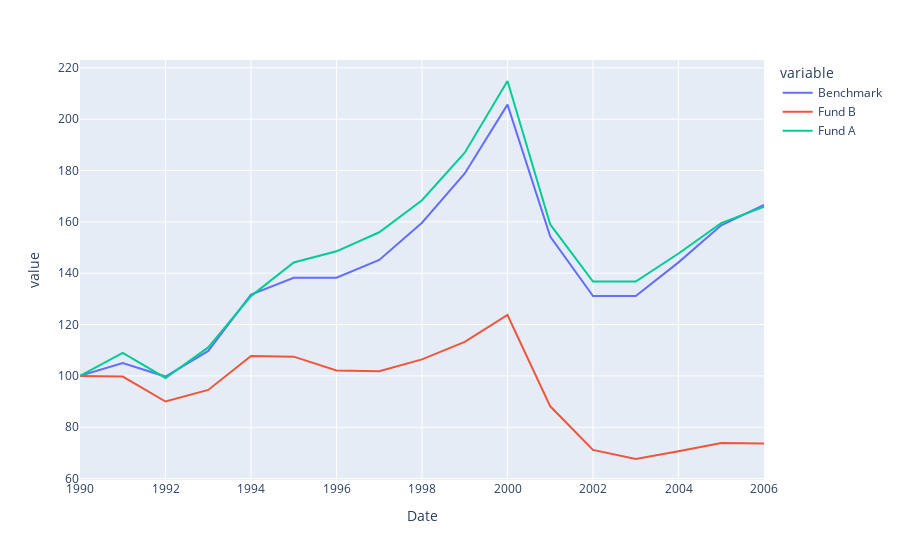

Notebook source saved alongside this figure:
### Code cell
px.line(df)

### Figure 1 — Plotly figure (JSON) as saved in the notebook; plotly's stock layout.template omitted (floating-point values rounded to 4 significant figures)
{"data": [{"hovertemplate": "variable=Benchmark<br>Date=%{x}<br>value=%{y}<extra></extra>", "legendgroup": "Benchmark", "line": {"color": "#636efa", "dash": "solid"}, "marker": {"symbol": "circle"}, "mode": "lines", "name": "Benchmark", "orientation": "v", "showlegend": true, "type": "scatter", "x": [1990, 1991, 1992, 1993, 1994, 1995, 1996, 1997, 1998, 1999, 2000, 2001, 2002, 2003, 2004, 2005, 2006], "xaxis": "x", "y": [100, 105, 99.75, 109.7, 131.7, 138.3, 138.3, 145.2, 159.7, 178.8, 205.7, 154.3, 131.1, 131.1, 144.2, 158.6, 166.6], "yaxis": "y"}, {"hovertemplate": "variable=Fund B<br>Date=%{x}<br>value=%{y}<extra></extra>", "legendgroup": "Fund B", "line": {"color": "#EF553B", "dash": "solid"}, "marker": {"symbol": "circle"}, "mode": "lines", "name": "Fund B", "orientation": "v", "showlegend": true, "type": "scatter", "x": [1990, 1991, 1992, 1993, 1994, 1995, 1996, 1997, 1998, 1999, 2000, 2001, 2002, 2003, 2004, 2005, 2006], "xaxis": "x", "y": [100, 99.75, 90.02, 94.53, 107.8, 107.5, 102.1, 101.9, 106.4, 113.3, 123.7, 88.16, 71.19, 67.63, 70.67, 73.85, 73.67], "yaxis": "y"}, {"hovertemplate": "variable=Fund A<br>Date=%{x}<br>value=%{y}<extra></extra>", "legendgroup": "Fund A", "line": {"color": "#00cc96", "dash": "solid"}, "marker": {"symbol": "circle"}, "mode": "lines", "name": "Fund A", "orientation": "v", "showlegend": true, "type": "scatter", "x": [1990, 1991, 1992, 1993, 1994, 1995, 1996, 1997, 1998, 1999, 2000, 2001, 2002, 2003, 2004, 2005, 2006], "xaxis": "x", "y": [100, 109.0, 99.19, 111.1, 131.1, 144.2, 148.5, 156.0, 168.4, 187.0, 214.9, 159.0, 136.7, 136.7, 147.7, 159.5, 165.9], "yaxis": "y"}], "layout": {"legend": {"title": {"text": "variable"}, "tracegroupgap": 0}, "margin": {"t": 60}, "xaxis": {"anchor": "y", "domain": [0, 1], "title": {"text": "Date"}}, "yaxis": {"anchor": "x", "domain": [0, 1], "title": {"text": "value"}}}}
